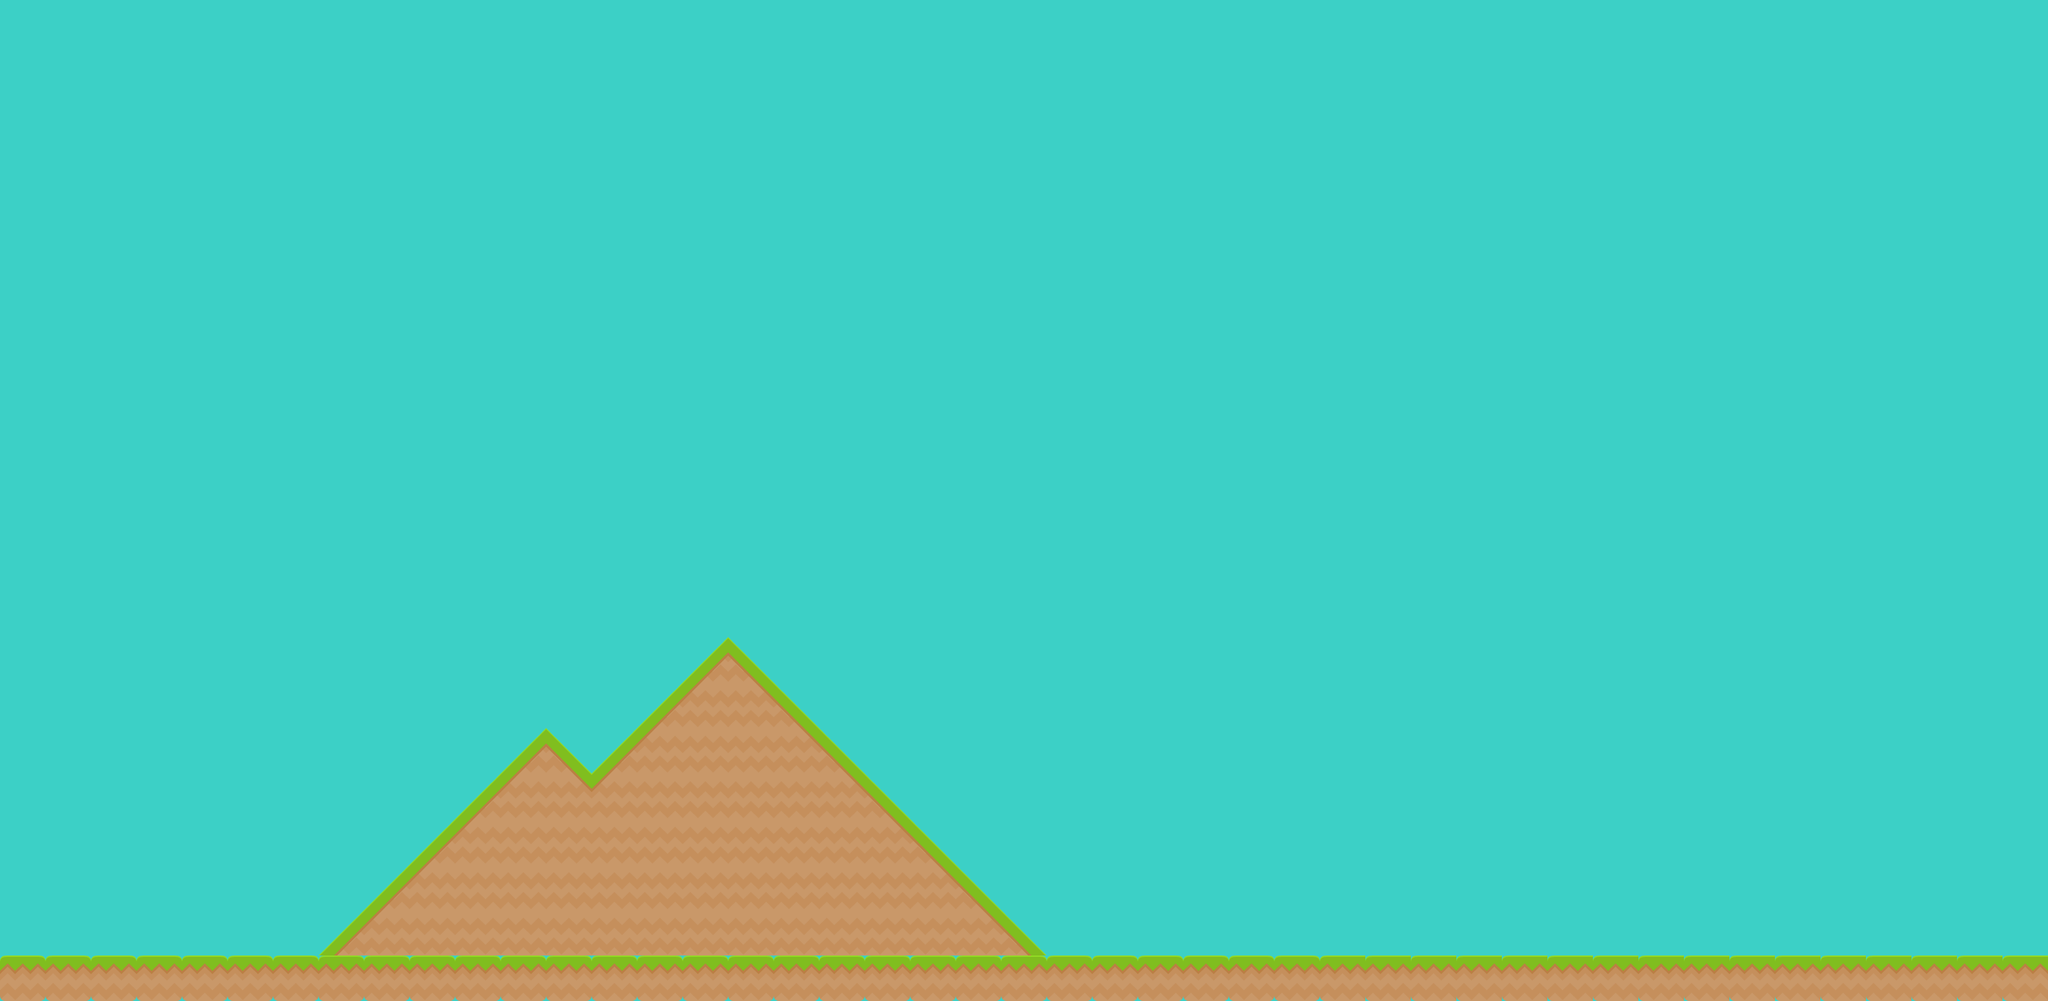

Below is a game level as drawn by its tile map, then a one-line description and the .tmx that defines it (tile-layer data replaced by summaries):
An orthogonal 45x22 tile map with 70x70 px tiles, 2 tile layers (background1, collision), 2 tilesets and 2 objects (EnemyBase, PlayerBase).

<map version="1.0" orientation="orthogonal" renderorder="right-down" width="45" height="22" tilewidth="70" tileheight="70" backgroundcolor="#3cd0c6">
 <tileset firstgid="1" name="background-tiles" tilewidth="70" tileheight="70">
  <image source="../img/background-tiles.png" width="910" height="910" />
 </tileset>
 <tileset firstgid="170" name="meta-tiles" tilewidth="70" tileheight="70">
  <image source="../img/meta-tiles.png" width="350" height="70" />
  <tile id="1">
   <properties>
    <property name="type" value="lslope" />
   </properties>
  </tile>
  <tile id="3">
   <properties>
    <property name="type" value="rslope" />
   </properties>
  </tile>
  <tile id="4">
   <properties>
    <property name="type" value="solid" />
   </properties>
  </tile>
 </tileset>
 <layer name="background1" width="45" height="22">
  <data>[990 cells, 111 non-empty, 7 distinct tile ids]</data>
 </layer>
 <layer name="collision" width="45" height="22" opacity="0">
  <data>[990 cells, 111 non-empty, 3 distinct tile ids]</data>
 </layer>
 <objectgroup name="BaseEntities">
  <object name="EnemyBase" x="2940" y="1330" width="70" height="140">
   <properties>
    <property name="EnemyBase" value="" />
   </properties>
  </object>
  <object name="PlayerBase" x="140" y="1330" width="70" height="140">
   <properties>
    <property name="PlayerBase" value="" />
   </properties>
  </object>
 </objectgroup>
</map>
